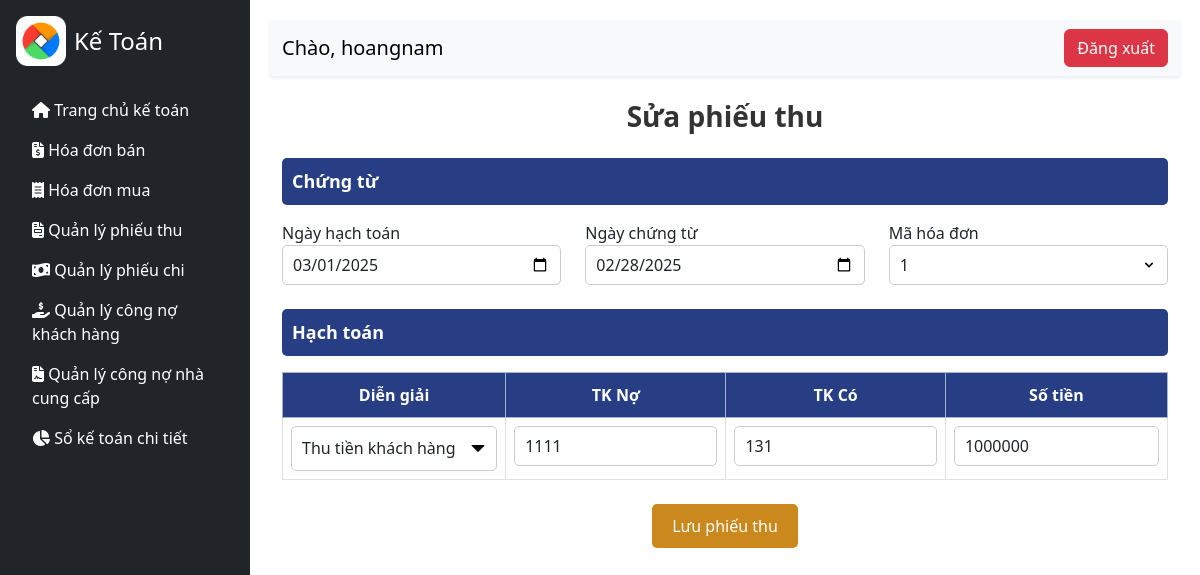
Page /index.php?act=suaphieuthu&id=19 (signed in) on the committed database.
### tables this page shows
CREATE TABLE `phieu_thu` (
  `PT_ID` int(11) NOT NULL,
  `TKKT_ID` int(11) NOT NULL,
  `NV_ID` int(11) DEFAULT NULL,
  `HDB_ID` int(11) NOT NULL,
  `PT_NGAYHOACHTOAN` date NOT NULL,
  `PT_NGAYCHUNGTU` date NOT NULL,
  `PT_SOTIEN` decimal(15,0) NOT NULL,
  `PT_NGUOILAP` int(11) NOT NULL
);

CREATE TABLE `taikhoan_ketoan` (
  `TKKT_ID` int(11) NOT NULL,
  `TKKT_NO` int(11) NOT NULL,
  `TKKT_CO` int(11) NOT NULL,
  `TKKT_DIENGIAI` varchar(100) NOT NULL,
  `TKKT_LOAI` varchar(15) NOT NULL
);

### model/thuvien.php (called while the page is built, shortened)
<?php
function ketnoidb() {
    $servername = "localhost";
    $username = "root";
    $password = "";
    $dbname = "qlketoan";
    try {
        $conn = new PDO("mysql:host=$servername;dbname=$dbname", $username, $password);
        $conn->setAttribute(PDO::ATTR_ERRMODE, PDO::ERRMODE_EXCEPTION);
        return $conn;
    } catch (PDOException $e) {
        echo "Kết nối thất bại: " . $e->getMessage();
    }
}
function get_info_phieuthu($idpt) {
    $conn = ketnoidb();
    $sql = "SELECT p.*,
                   t.TKKT_DIENGIAI, t.TKKT_CO, t.TKKT_NO,
                   k.KH_ID, k.KH_HOTEN
            FROM phieu_thu p
            JOIN taikhoan_ketoan t ON p.TKKT_ID = t.TKKT_ID
            JOIN hoa_don_ban h ON p.HDB_ID = h.HDB_ID
            JOIN khach_hang k ON h.KH_ID = k.KH_ID
            WHERE p.PT_ID = :idpt";
    $stmt = $conn->prepare($sql);
    $stmt->bindParam(':idpt', $idpt, PDO::PARAM_INT);
    $stmt->execute();
    return $stmt->fetch(PDO::FETCH_ASSOC);
}
?>

### ketoan/sua_phieuthu.php (the view, shortened to what this page needs)
<!DOCTYPE html>
<html lang="en">
<head>
    <link rel="stylesheet" href="view/CSS/ketoan.css">
    <link href="https://cdn.jsdelivr.net/npm/bootstrap@5.3.3/dist/css/bootstrap.min.css" rel="stylesheet">
    <link rel="stylesheet" href="https://cdnjs.cloudflare.com/ajax/libs/font-awesome/6.5.1/css/all.min.css">
</head>
<body>
     <div class="d-flex" id="wrapper">
        <div class="bg-dark text-white p-3" id="sidebar">
            <div class="d-flex align-items-center">
                <img src="images/logo.png" alt="Logo" class="img-fluid me-2" style="max-height: 50px;">
                <h4 class="mb-0">Kế Toán</h4>
            </div>
            <ul class="nav flex-column">
                <br>
                <li class="nav-item"><a href="index.php?act=ketoan" class="nav-link text-white"><i class="fas fa-home"></i> Trang chủ kế toán</a></li>
                <li class="nav-item"><a href="index.php?act=hdban" class="nav-link text-white"><i class="fas fa-file-invoice-dollar"></i> Hóa đơn bán</a></li>
                <li class="nav-item"><a href="index.php?act=hdmua" class="nav-link text-white"><i class="fas fa-receipt"></i> Hóa đơn mua</a></li>
                <li class="nav-item"><a href="index.php?act=dsphieuthu" class="nav-link text-white"><i class="fas fa-file-invoice"></i> Quản lý phiếu thu</a></li>
                <li class="nav-item"><a href="index.php?act=dsphieuchi" class="nav-link text-white"><i class="fas fa-money-bill-wave"></i> Quản lý phiếu chi</a></li>
                <li class="nav-item"><a href="index.php?act=CusDebt" class="nav-link text-white"><i class="fas fa-hand-holding-usd"></i> Quản lý công nợ khách hàng</a></li>
                <li class="nav-item"><a href="index.php?act=debttosupplier" class="nav-link text-white"><i class="fas fa-file-contract"></i> Quản lý công nợ nhà cung cấp</a></li>
                <li class="nav-item"><a href="index.php?act=soketoan" class="nav-link text-white"><i class="fas fa-chart-pie"></i> Sổ kế toán chi tiết</a></li>
            </ul>
        </div>
        <div id="page-content" class="w-100">
            <nav class="navbar navbar-expand-lg navbar-light bg-light shadow-sm">
                <div class="container-fluid">
                    <span class="navbar-brand">Chào, <?php echo $_SESSION['username']; ?></span>
                    <div class="out">
                        <a href="index.php?act=thoat"><button class="btn btn-danger" onclick="logout()">Đăng xuất</button></a>
                    </div>
                </div>
            </nav>
            <div class="container mt-4">
                <h3>Sửa phiếu thu</h3>
        <form action="index.php?act=edit-receipt" method="POST">
    <div class="section-title mt-4">Chứng từ</div>
    <div class="row mt-3">
        <div class="col-md-4">
            <label>Ngày hạch toán</label>
            <input type="date" class="form-control" name="ngay_hachtoan"  value="<?php echo htmlspecialchars($thucu['PT_NGAYHOACHTOAN']); ?>" required>
        </div>
        <div class="col-md-4">
            <label>Ngày chứng từ</label>
            <input type="date" class="form-control" name="ngay_chungtu" value="<?php echo htmlspecialchars($thucu['PT_NGAYCHUNGTU']); ?>" required>
        </div>
        <div class="col-md-4">
            <label>Mã hóa đơn</label>
            <div class="dropdown w-100">
                <input type="text" class="form-control dropdown-toggle custom-dropdown-input" id="hoadonInput" name="hoadon" data-bs-toggle="dropdown" placeholder="Chọn mã hóa đơn" autocomplete="off" value="<?php echo htmlspecialchars($thucu['HDB_ID']); ?>" readonly required>
            </div>
        </div>
    </div>
    <div class="section-title mt-4">Hạch toán</div>
    <table class="table table-bordered mt-3">
        <thead class="table-primary">
            <tr>
                <th>Diễn giải</th>
                <th>TK Nợ</th>
                <th>TK Có</th>
                <th>Số tiền</th>
            </tr>
        </thead>
        <tbody>
            <tr>
                <td>
                    <div class="dropdown w-100">
                        <input type="text" class="form-control dropdown-toggle custom-input" id="diengiaiInput" name="diengiai" data-bs-toggle="dropdown" placeholder="Chọn diễn giải" autocomplete="off" value="<?php echo htmlspecialchars($thucu['TKKT_DIENGIAI']); ?>" readonly required>
                    </div>
                </td>
                <td><input type="text" class="form-control" id="tkNoInput" name="tk_no" placeholder="TK Nợ" value="<?php echo htmlspecialchars($thucu['TKKT_NO']); ?>" readonly required></td>
                <td><input type="text" class="form-control" id="tkCoInput" name="tk_co" placeholder="TK Có" value="<?php echo htmlspecialchars($thucu['TKKT_CO']); ?>" readonly required></td>
                <td><input type="number" class="form-control" name="so_tien" placeholder="Nhập số tiền" min=0 value="<?php echo htmlspecialchars($thucu['PT_SOTIEN']); ?>" required></td>
            </tr>
        </tbody>
    </table>
    <div class="text-center mt-4">
        <input type="submit" class="btn-submit" name="luulai" value="Lưu phiếu thu">
    </div>
</form>
            </div>
        </div>
    </div>
</body>
</html>

### view/CSS/ketoan.css (style rules this page uses)
body { font-family: Arial, sans-serif; }
#wrapper { display: flex; }
#sidebar { width: 250px; height: 100vh; position: fixed; }
#page-content { margin-left: 250px; padding: 20px; width: 100%; }

### ketoan/sua_phieuthu.php (style rules this page uses)
.nav-link { transition: background-color 0.3s ease, color 0.3s ease; }
.section-title { background-color: rgb(39, 62, 133); color: white; font-size: 18px; font-weight: bold; padding: 10px; border-radius: 5px; margin-bottom: 15px; }
h3 { text-align: center; font-weight: bold; color: #333; }
.form-control { height: 40px; border-radius: 5px; border: 1px solid #ccc; padding: 10px; }
.table th { background-color: rgb(39, 62, 133); color: white; text-align: center; padding: 10px; }
.table td { padding: 8px; }
.btn-submit { background-color: rgb(202, 136, 29); color: white; font-size: 16px; padding: 10px 20px; border: none; border-radius: 5px; transition: 0.3s; }
.custom-input { position: relative; background-repeat: no-repeat; background-position: right 10px center; background-size: 16px; cursor: pointer; }
.custom-input { height: 45px; font-size: 16px; }
.custom-dropdown-input { background-repeat: no-repeat; background-position: right 10px center; background-size: 1rem; padding-right: 2rem; }

### rows in the picture
phieu_thu: ngay_hachtoan "03/01/2025", ngay_chungtu "02/28/2025", hoadon "1", diengiai "Thu tiền khách hàng", tk_no "1111", tk_co "131", so_tien "1000000"

### other values in the picture
$_SESSION['username'] "hoangnam"
